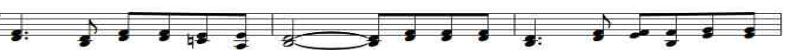
//> input picture src/previous_work/1.jpg, 805 x 50 px
$ ./music 1.jpg   (built with g++ and OpenCV 4)
//> lines starting //> are read from the running program, lines starting //| are printed output that depends on the picture; after the words box and inside, x2 and y2 are one past the last pixel; in counts of white or black regions, pixels touching at a corner belong together
#include <opencv2/imgproc/imgproc.hpp>
#include <opencv2/highgui/highgui.hpp>
#include <iostream>

using namespace cv;
using namespace std;


int main(int argc, char** argv)
{
  int a=1;
  if (argc != 2)
  {
      cout << "Please give the location of source sheet Music as ./test /path/to/MusicSheet" <<endl;
      return -1;
  }
  Mat img =imread(argv[1]);
//> img is the input picture: 50 rows x 805 cols, CV_8UC3; mean B, G, R 217.7, 217.8, 217.8
  if (img.empty())
  {
      cout << "No Image found found at the given location,please try again" <<endl;
      return -1;
  }
  Mat gray;
  cvtColor(img, gray, CV_BGR2GRAY);
  Size size(int((400.0/img.rows)*img.cols),400);
//> size = Size(6440, 400)

  resize(img,img,size);
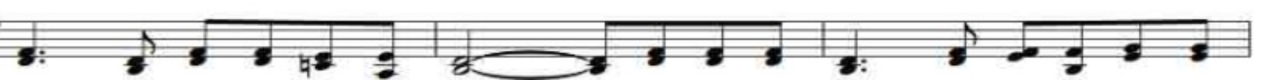
//> img: 400 rows x 6440 cols, CV_8UC3 (shown at 1/5 size); mean B, G, R 217.7, 217.7, 217.7
  resize(gray,gray,size);
//> gray: 400 rows x 6440 cols, CV_8UC1

  //adaptiveThreshold(img,img,255,CV_ADAPTIVE_THRESH_MEAN_C, CV_THRESH_BINARY,75,10);
  //threshold(img,img, 0, 255, CV_THRESH_BINARY | CV_THRESH_OTSU);
  Mat dst;
  //imwrite("0.jpg",img);
  bitwise_not (gray,gray);
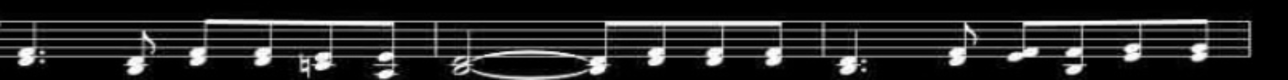
//> gray: 400 rows x 6440 cols, CV_8UC1 (shown at 1/5 size); min 0, max 255, mean 37.3
  //cout<<"Enter the time signature"<<endl;
  //cin >>a;
  namedWindow("Initial Image",WINDOW_NORMAL);
  imshow("Initial Image",img);
  Canny(img, dst, 50, 200, 3);
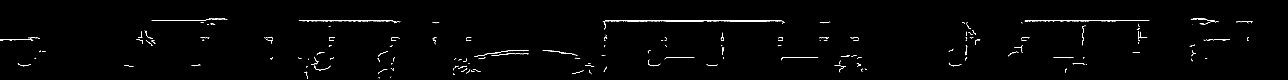
//> dst: 400 rows x 6440 cols, CV_8UC1 (shown at 1/5 size); 0.44% white in thin lines or dots, all inside (x1, y1, x2, y2) = (0, 93, 6264, 395)
  vector<Vec2f> lines;
  HoughLines(dst, lines, 1, CV_PI/180,110, 0, 0 );
//> lines = 24 lines (rho, theta), first 12: [101, 1.57], [106, 1.57], [189, 1.57], [285, 1.57], [103, 1.57], [202, 1.57], [325, 1.57], [197, 1.57], [198, 1.55], [269, 1.57], [42, 1.59], [253, 1.57]
  vector<vector<Point> > contours;
  vector<Vec4i> hierarchy;
  Mat test=Mat::zeros(img.size(),CV_8UC1);
  Mat detected=Mat::zeros(img.size(),CV_8UC1);
  for( size_t i = 0; i < lines.size(); i++ )
  {
      float rho = lines[i][0], theta = lines[i][1];
      if (theta>1.5 && theta <2.0)
      {
        Point pt1, pt2;
        double a = cos(theta), b = sin(theta);
        double x0 = a*rho, y0 = b*rho;
        pt1.x = cvRound(x0 + 1000*(-b));
        pt1.y = cvRound(y0 + 1000*(a));
        pt2.x = cvRound(x0 - 1000*(-b));
        pt2.y = cvRound(y0 - 1000*(a));
        line(test, pt1, pt2, 255, 3, CV_AA);
      }
  }
//> this loop made 24 passes
//> (rho, theta, a, b, x0, y0) on passes 1 to 12: (101, 1.57, -4.37e-08, 1, -4.41e-06, 101), (106, 1.57, -4.37e-08, 1, -4.63e-06, 106), (189, 1.57, -4.37e-08, 1, -8.26e-06, 189), (285, 1.57, -4.37e-08, 1, -1.25e-05, 285), (103, 1.57, -4.37e-08, 1, -4.5e-06, 103), (202, 1.57, -4.37e-08, 1, -8.83e-06, 202), (325, 1.57, -4.37e-08, 1, -1.42e-05, 325), (197, 1.57, -4.37e-08, 1, -8.61e-06, 197), (198, 1.55, 0.0175, 1, 3.46, 198), (269, 1.57, -4.37e-08, 1, -1.18e-05, 269), (42, 1.59, -0.0175, 1, -0.733, 41.99), (253, 1.57, -4.37e-08, 1, -1.11e-05, 253)
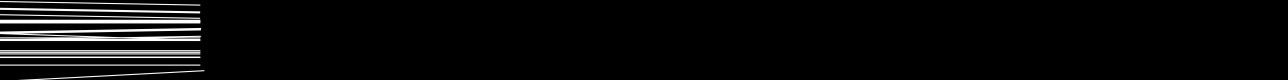
//> test: 400 rows x 6440 cols, CV_8UC1 (shown at 1/5 size); min 0, max 255, mean 10.6
  namedWindow("detected lines",WINDOW_NORMAL);
  imshow("detected lines",test);
  findContours(test, contours, CV_RETR_EXTERNAL, CV_CHAIN_APPROX_SIMPLE);
//> contours = 11 contours; largest, box (x1, y1, x2, y2) and area: (0, 139, 1007, 206) 36150, (0, 98, 1004, 118) 19034, (0, 38, 1003, 68) 11006, (0, 282, 1004, 291) 8014, (0, 322, 1004, 329) 6008
  vector<Rect> boundRect( contours.size() );
  vector<vector<Point> > contours_poly( contours.size() );
//> contours_poly = 11 empty contours
  for( int i = 0; i< contours.size(); i++ )
  {
    drawContours(detected, contours, i,255,3, 8, hierarchy, 0, Point() );
    // [4 lines of commented-out code are left out]
  }
//> this loop made 11 passes
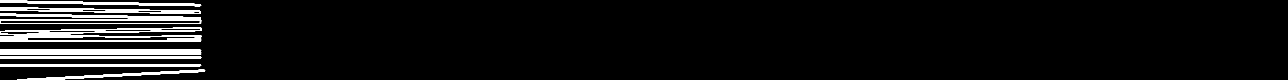
//> detected: 400 rows x 6440 cols, CV_8UC1 (shown at 1/5 size); 4.6% white; 8 white regions, largest, box (x1, y1, x2, y2) and area: (0, 137, 1009, 208) 25074, (0, 248, 1006, 275) 24118, (0, 68, 1006, 120) 20160
  namedWindow("Contours_filles",WINDOW_NORMAL);
  imshow("Contours_filles",detected);
  //floodFill(test,Point(0,0),255);
  imwrite("output.jpg",test);
  waitKey(0);
}
